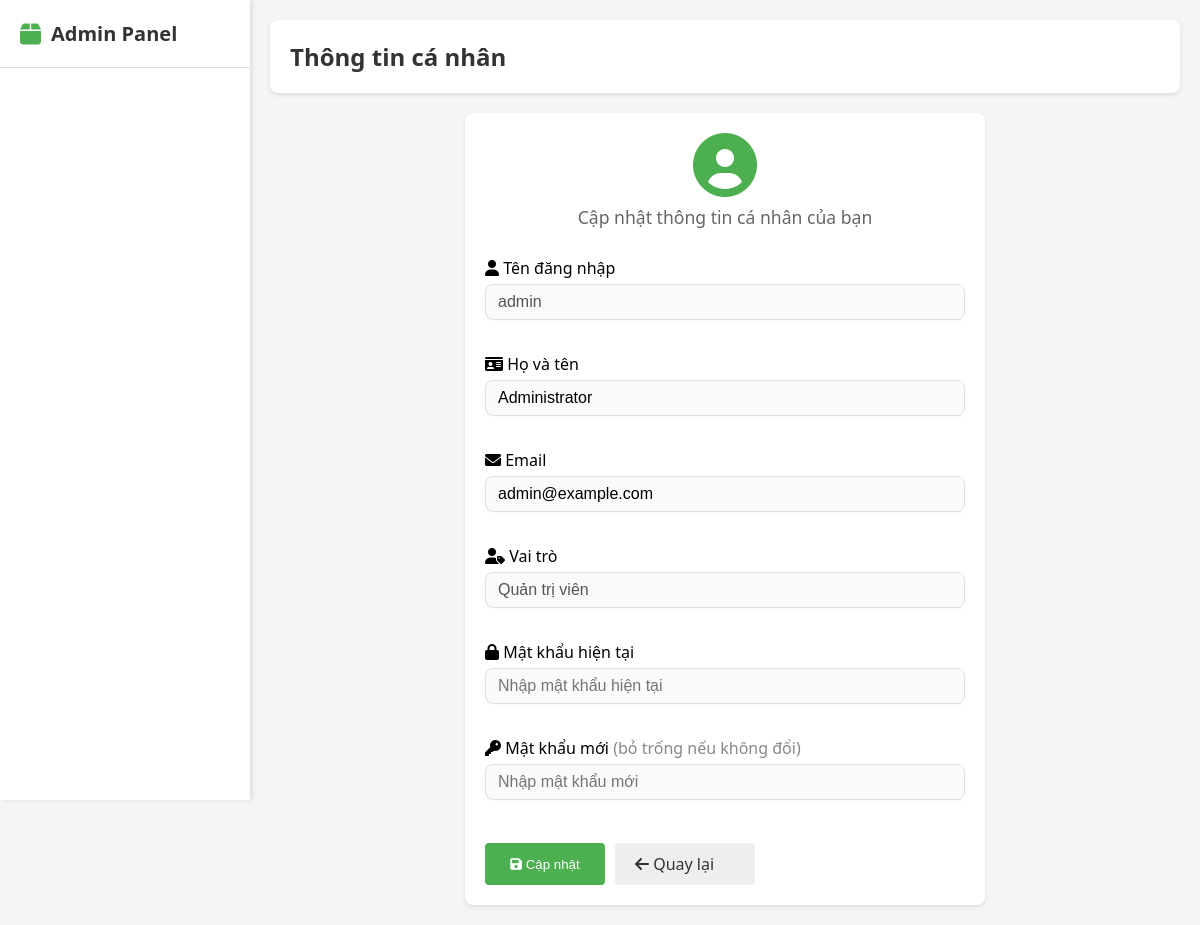
Screenshot of /admin/index.php?action=profile (signed in) with the database file from the repository.
### tables this page shows
CREATE TABLE `users` (
  `id` int NOT NULL AUTO_INCREMENT,
  `username` varchar(50) NOT NULL,
  `password` varchar(255) NOT NULL,
  `full_name` varchar(100) NOT NULL,
  `email` varchar(100) NOT NULL,
  `role` enum('admin','manager','staff') NOT NULL DEFAULT 'staff',
  `created_at` timestamp NULL DEFAULT CURRENT_TIMESTAMP,
  PRIMARY KEY (`id`),
  UNIQUE KEY `username` (`username`),
  UNIQUE KEY `email` (`email`)
);

### controllers/AdminController.php (called while the page is built, shortened)
<?php
require_once __DIR__ . '/../models/User.php';
require_once __DIR__ . '/../config/database.php';
class AdminController {
    private $user;
    public function __construct() {
        $database = new Database();
        $this->db = $database->getConnection();
        $this->user = new User($this->db);
    }
    public function profile() {
        $user = $this->user->getById($_SESSION['user']['id']);
        require_once __DIR__ . '/../views/admin/profile.php';
    }
}
?>

### config/database.php (called while the page is built, shortened)
<?php
class Database {
    private $host = "localhost";
    private $db_name = "product_management";
    private $username = "root";
    private $password = "Hung23072004";
    public function getConnection() {
        $this->conn = null;
        try {
            $this->conn = new PDO("mysql:host=" . $this->host . ";dbname=" . $this->db_name, $this->username, $this->password);
            $this->conn->exec("set names utf8");
        } catch(PDOException $exception) {
            echo "Connection error: " . $exception->getMessage();
        }
        return $this->conn;
    }
}
?>

### models/User.php (called while the page is built, shortened)
<?php
class User {
    private $conn;
    private $table = "users";
    public function __construct($db) {
        $this->conn = $db;
    }
    public function getById($id) {
        $stmt = $this->conn->prepare("SELECT id, username, full_name, email, role, created_at FROM {$this->table} WHERE id = ?");
        $stmt->execute([$id]);
        return $stmt->fetch(PDO::FETCH_ASSOC);
    }
}
?>

### views/admin/profile.php (the view, shortened to what this page needs)
<!DOCTYPE html>
<html lang="vi">
<head>
    <link rel="stylesheet" href="https://cdnjs.cloudflare.com/ajax/libs/font-awesome/6.0.0/css/all.min.css">
    <link rel="stylesheet" href="views/admin.css">
</head>
<body>
    <div class="admin-panel">
        <div class="sidebar">
            <div class="logo">
                <i class="fas fa-box"></i>
                <span>Admin Panel</span>
            </div>
        </div>
        <div class="main-content">
            <div class="header">
                <h1>Thông tin cá nhân</h1>
            </div>
            <div class="content-container" style="max-width: 480px; margin: 0 auto;">
                <form action="index.php?action=updateProfile" method="POST" style="display: flex; flex-direction: column; gap: 18px;">
                    <div style="text-align: center; margin-bottom: 10px;">
                        <i class="fas fa-user-circle" style="font-size: 64px; color: #4caf50; margin-bottom: 8px;"></i>
                        <div style="font-size: 1.1em; color: #666;">Cập nhật thông tin cá nhân của bạn</div>
                    </div>
                    <div class="form-group">
                        <label for="username"><i class="fas fa-user"></i> Tên đăng nhập</label>
                        <input type="text" class="form-control" id="username" value="<?php echo htmlspecialchars($user['username']); ?>" disabled>
                    </div>
                    <div class="form-group">
                        <label for="full_name"><i class="fas fa-id-card"></i> Họ và tên</label>
                        <input type="text" class="form-control" id="full_name" name="full_name" value="<?php echo htmlspecialchars($user['full_name']); ?>" required>
                    </div>
                    <div class="form-group">
                        <label for="email"><i class="fas fa-envelope"></i> Email</label>
                        <input type="email" class="form-control" id="email" name="email" value="<?php echo htmlspecialchars($user['email']); ?>" required>
                    </div>
                    <div class="form-group">
                        <label for="role"><i class="fas fa-user-tag"></i> Vai trò</label>
                        <input type="text" class="form-control" id="role" value="<?php echo $user['role'] === 'admin' ? 'Quản trị viên' : 'Nhân viên'; ?>" disabled>
                    </div>
                    <div class="form-group">
                        <label for="current_password"><i class="fas fa-lock"></i> Mật khẩu hiện tại</label>
                        <input type="password" class="form-control" id="current_password" name="current_password" required placeholder="Nhập mật khẩu hiện tại">
                    </div>
                    <div class="form-group">
                        <label for="new_password"><i class="fas fa-key"></i> Mật khẩu mới <span style="font-weight: normal; color: #888;">(bỏ trống nếu không đổi)</span></label>
                        <input type="password" class="form-control" id="new_password" name="new_password" placeholder="Nhập mật khẩu mới">
                    </div>
                    <div class="form-actions" style="display: flex; gap: 10px; margin-top: 10px;">
                        <button type="submit" class="btn btn-primary" style="min-width: 120px;">
                            <i class="fas fa-save"></i> Cập nhật
                        </button>
                        <a href="index.php" class="btn btn-secondary" style="min-width: 100px; background: #eee; color: #333;">
                            <i class="fas fa-arrow-left"></i> Quay lại
                        </a>
                    </div>
                </form>
            </div>
        </div>
    </div>
</body>
</html>

### views/admin.css (style rules this page uses)
:root { --primary-color: #4caf50; --secondary-color: #45a049; --danger-color: #f44336; --text-color: #333; --light-gray: #f5f5f5; --border-color: #ddd; --sidebar-width: 250px; }
body { font-family: "Segoe UI", Tahoma, Geneva, Verdana, sans-serif; margin: 0; padding: 0; background-color: var(--light-gray); }
.admin-panel { display: flex; min-height: 100vh; }
.sidebar { width: var(--sidebar-width); background: white; box-shadow: 2px 0 5px rgba(0, 0, 0, 0.1); position: fixed; height: 100vh; overflow-y: auto; }
.logo { padding: 20px; display: flex; align-items: center; gap: 10px; border-bottom: 1px solid var(--border-color); }
.logo i { font-size: 24px; color: var(--primary-color); }
.logo span { font-size: 20px; font-weight: bold; color: var(--text-color); }
.main-content { flex: 1; margin-left: var(--sidebar-width); padding: 20px; }
.header { background: white; padding: 20px; border-radius: 8px; box-shadow: 0 2px 4px rgba(0, 0, 0, 0.1); margin-bottom: 20px; display: flex; justify-content: space-between; align-items: center; }
.header h1 { margin: 0; font-size: 24px; color: var(--text-color); }
.content-container { background: white; padding: 20px; border-radius: 8px; box-shadow: 0 2px 4px rgba(0, 0, 0, 0.1); margin-bottom: 20px; }
.form-group { margin-bottom: 15px; }
.form-group label { display: block; margin-bottom: 5px; font-weight: 500; }
.form-control { width: 100%; padding: 8px; border: 1px solid var(--border-color); border-radius: 4px; box-sizing: border-box; }
.btn { padding: 10px 20px; border: none; border-radius: 4px; cursor: pointer; text-decoration: none; font-weight: 500; transition: background-color 0.3s; }
.btn-primary { background-color: var(--primary-color); color: #fff !important; }
.form-control { border: 1.5px solid #e0e0e0; border-radius: 8px; padding: 8px 12px; font-size: 16px; background: #fafafa; transition: border 0.2s, box-shadow 0.2s; box-shadow: 0 1px 4px rgba(67, 160, 71, 0.04); }

### rows the page displays
users: username "admin", full_name "Administrator", email "admin@example.com", role "Quản trị viên"
